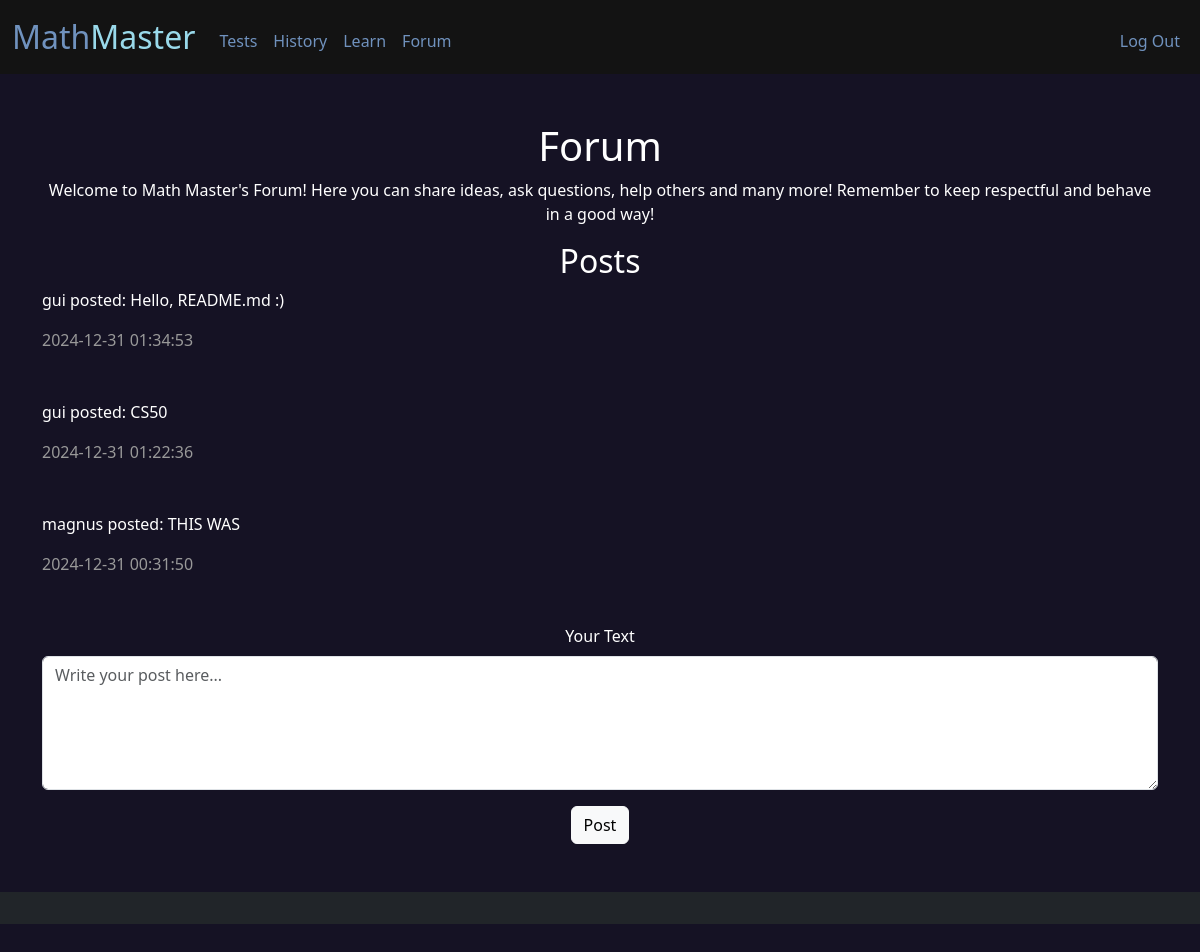
The page /forum (signed in) on the database as committed earlier.
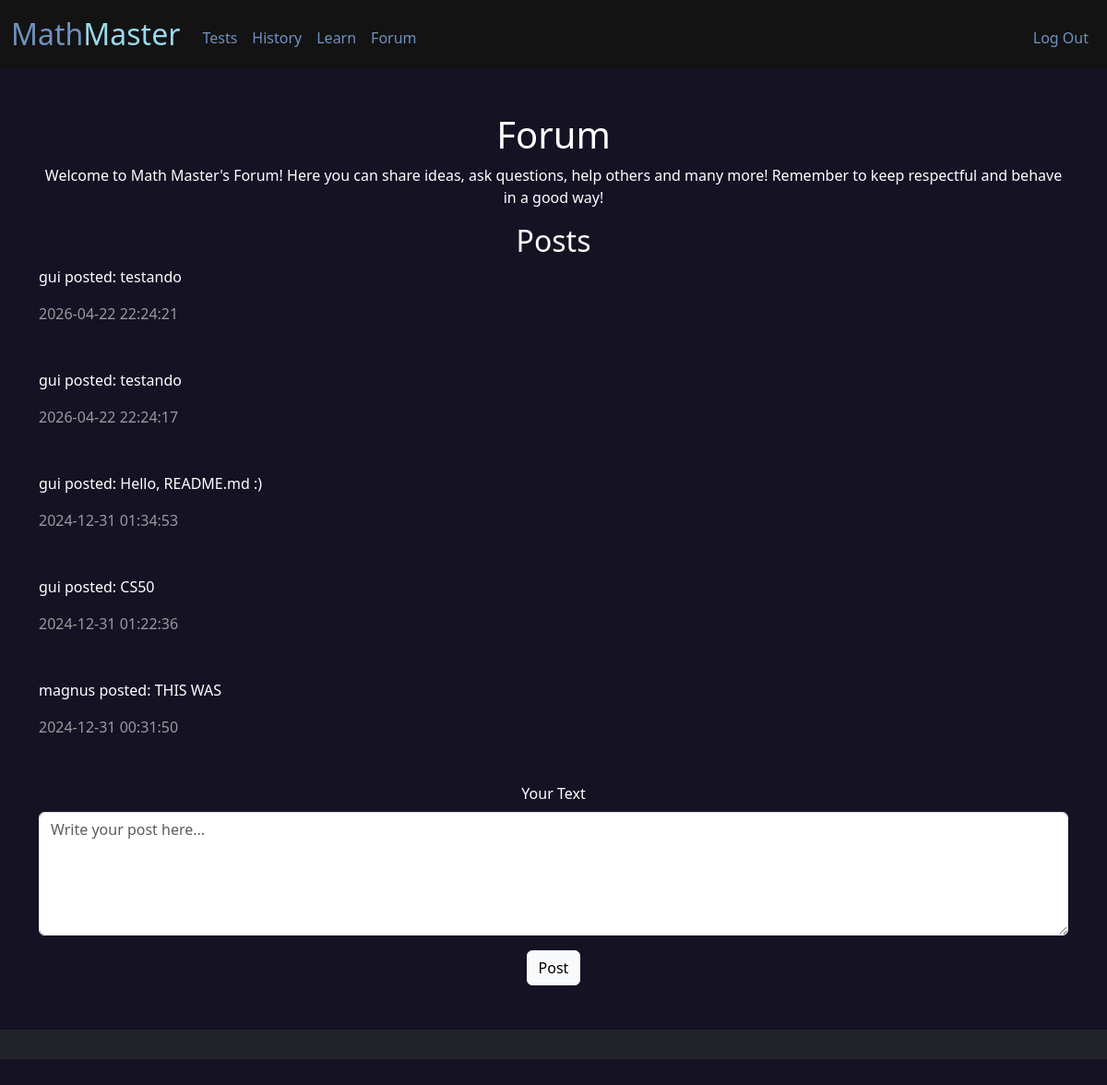
The same page on the database as committed later.
### tables this page shows
CREATE TABLE forum(
post_id INTEGER PRIMARY KEY AUTOINCREMENT NOT NULL,
user TEXT,
post TEXT,
time TEXT
);

### app.py (the view)
@app.get("/forum")
@login_required
def forum_get():
    posts = db.execute("SELECT * FROM forum ORDER BY time DESC")
    return render_template("forum.html", posts=posts)

### app.py (called while the page is built)
@app.after_request
def after_request(response):
    response.headers["Cache-Control"] = "no-cache, no-store, must-revalidate"
    response.headers["Expires"] = 0
    response.headers["Pragma"] = "no-cache"
    return response

### helpers.py (called while the page is built)
def login_required(f):
    @wraps(f)
    def decorated_function(*args, **kwargs):
        if session.get("user_id") is None:
            return redirect("/login")
        return f(*args, **kwargs)
    return decorated_function

### templates/forum.html (shortened to what this page needs)
{% extends "layout.html" %}
{% block main %}
    <h1> Forum </h1>
    <p>Welcome to Math Master's Forum! Here you can share ideas, ask questions, help others and many more! Remember to keep respectful and behave in a good way!</p>
    <h2>Posts</h2>
    {% for posts in posts %}
    <div class="mb-5" style="text-align: left;">
        <p>{{ posts.user }} posted: {{ posts.post }} </p>
        <p style="color: #999999;">{{ posts.time }}</p>
    </div>
    {% endfor %}
    <form action="/forum" method="post">
        <div class="mb-3">
            <label for="exampleTextarea" class="form-label">Your Text</label>
            <textarea class="form-control" id="Textarea" name="post" rows="5" placeholder="Write your post here..."></textarea>
        </div>
        <button class="btn btn-light" type="submit">Post</button>
    </form>
{% endblock %}

### templates/layout.html (shortened to what this page needs)
<!DOCTYPE html>
<html lang="en">
    <head>
        <link href="https://cdn.jsdelivr.net/npm/bootstrap@5.3.3/dist/css/bootstrap.min.css" rel="stylesheet">
        <link href="/static/styles.css" rel="stylesheet">
    </head>
    <body style="background-color: #151224;">
        <nav class="navbar navbar-expand-md" style="background-color: #131313;">
            <div class="container-fluid">
                <a class="navbar-brand" href="/"><span class="blue">Math</span><span class="light-blue">Master</span></a>
                <div class="collapse navbar-collapse" id="navbar" >
                    {% if session["user_id"] %}
                        <ul class="navbar-nav me-auto mt-2">
                            <li class="nav-item"><a class="nav-link" href="/test_home">Tests</a></li>
                            <li class="nav-item"><a class="nav-link" href="/history">History</a></li>
                            <li class="nav-item"><a class="nav-link" href="/learn">Learn</a></li>
                            <li class="nav-item"><a class="nav-link" href="/forum">Forum</a></li>
                        </ul>
                        <ul class="navbar-nav ms-auto mt-2">
                            <li class="nav-item"><a class="nav-link" href="/logout">Log Out</a></li>
                        </ul>
                    {% else %}
                        <ul class="navbar-nav ms-auto mt-2">
                            <li class="nav-item"><a class="nav-link" href="/register" style="color: #4287f5;">Register</a></li>
                            <li class="nav-item"><a class="nav-link" href="/login" style="color: #4287f5;">Log In</a></li>
                        </ul>
                    {% endif %}
                </div>
            </div>
        </nav>
        <main class="container py-5 text-center">
            {% block main %}{% endblock %}
        </main>
        <footer class="mb-5 bg-dark text-white text-center py-3"">
        </footer>
    </body>
</html>

### static/styles.css (style rules this page uses)
nav .navbar-brand { font-size: xx-large; }
:root { --azul: #7092be; --azul-claro: #99d9ea; }
nav .navbar-brand .blue { color: var(--azul); }
nav .navbar-brand .light-blue { color: var(--azul-claro); }
.nav-link { color: var(--azul); }
body { color: white; }

Rows that differ between the two databases and show on the page:
added forum: user "gui", post "testando", time "2026-04-22 22:24:21"
added forum: user "gui", post "testando", time "2026-04-22 22:24:17"
